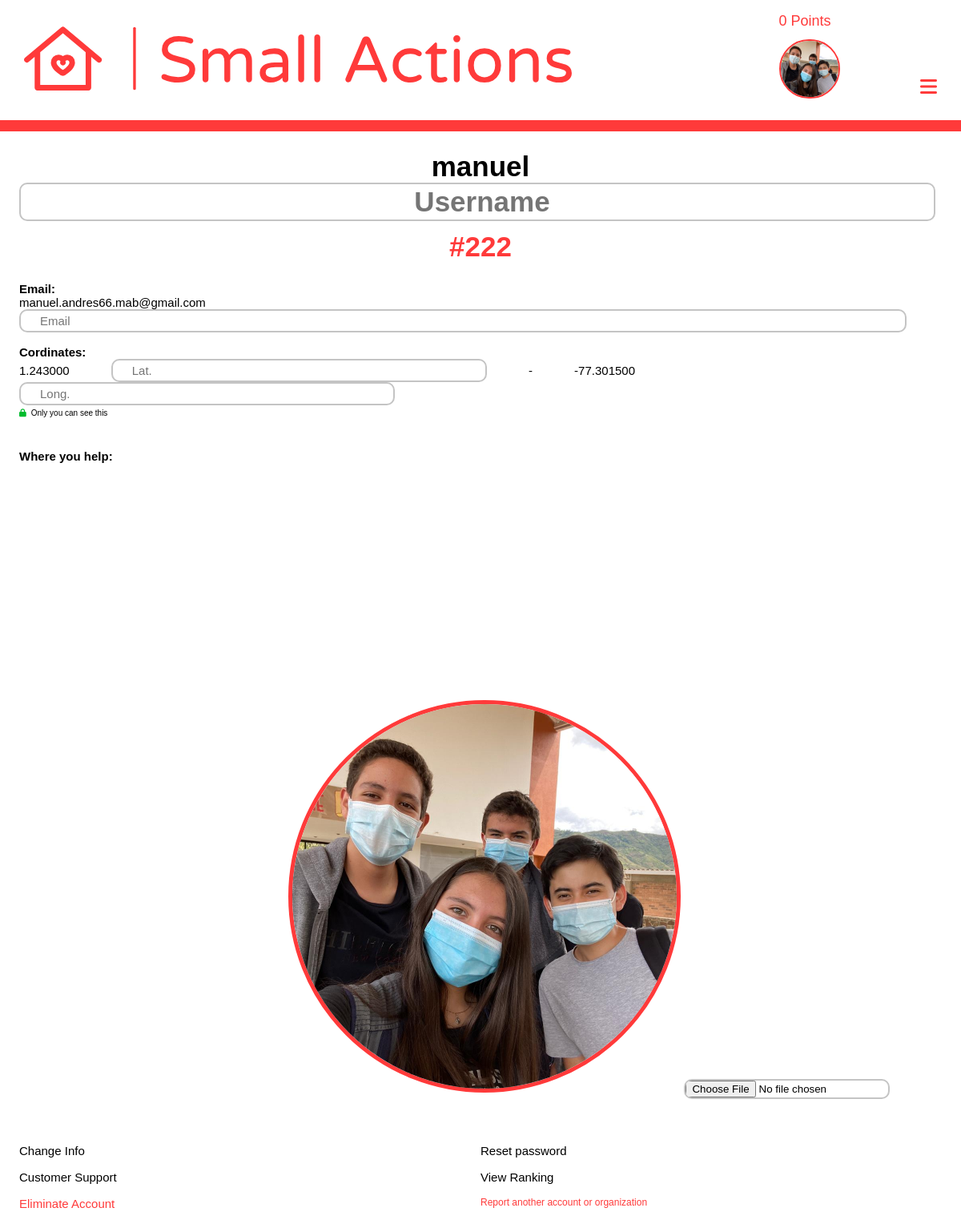
Before: /account/ (signed in) with the older database file.
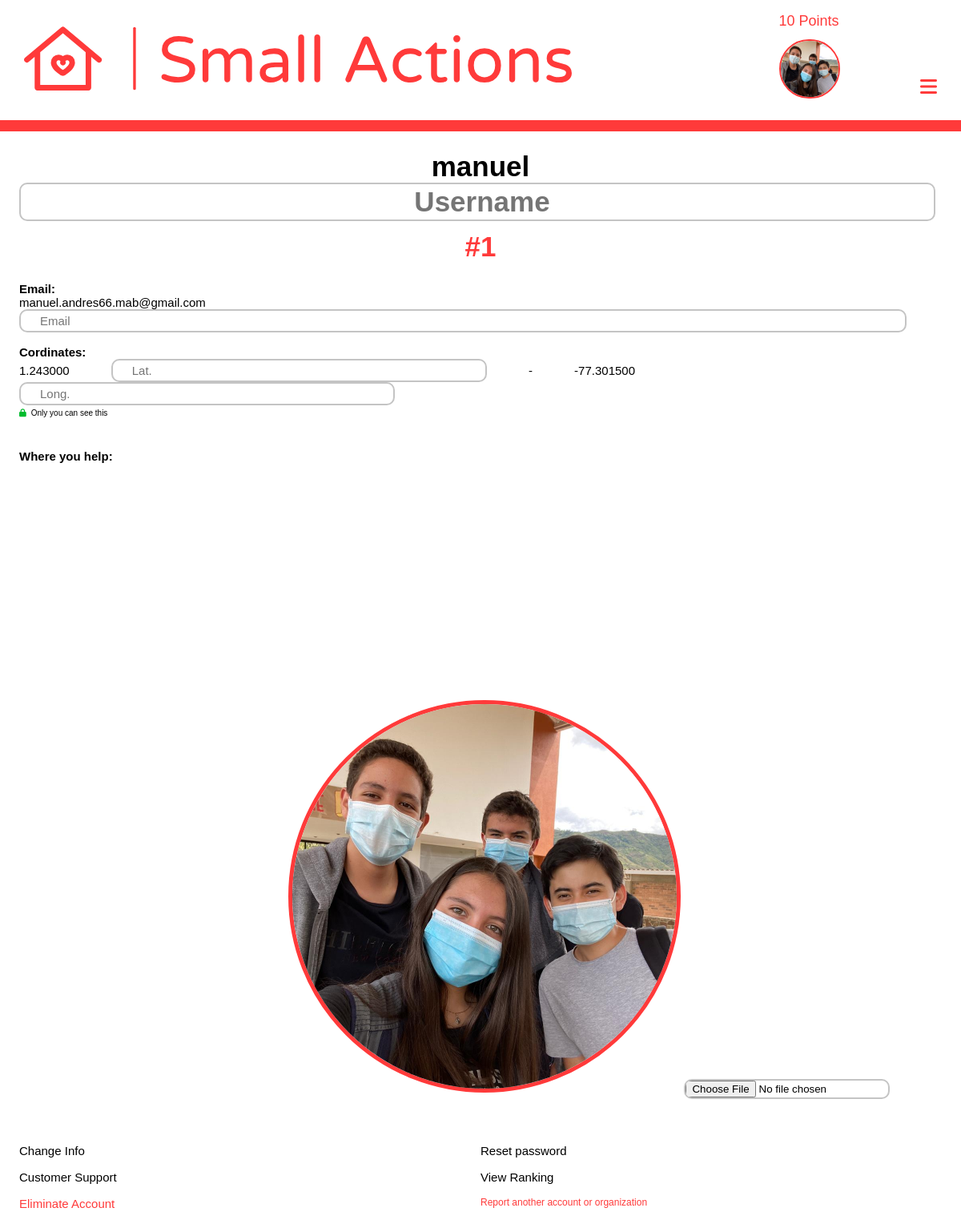
After: the same page with the newer database file.
### login/models.py (models this page shows)
class User(AbstractUser):
    points = models.PositiveIntegerField(default=0)
    photo = models.ImageField(upload_to="people", null=True, blank=True)
    latitude = models.DecimalField(max_digits=8, decimal_places=6, null=True, blank=True)
    longitude = models.DecimalField(max_digits=9, decimal_places=6, null=True, blank=True)
    visited = models.ManyToManyField(Help, related_name="persons_visited", null=True, blank=True)
    can_change = models.BooleanField(null=True, blank=True) #Security
    date_forgot = models.DateTimeField(auto_now_add=True)
    random_string = models.CharField(max_length=20, blank=True, null=True, unique=True)
    dark_mode = models.BooleanField(default=False)

### login/views.py (the view, shortened to what this page needs)
# urls.py: path('', views.account, name='account'),
@login_required(login_url='/account/login')
def account(request):
    user = User.objects.get(username=request.user)
    index = list(User.objects.order_by('-points')).index(user) + 1
    form = ChangeUser()
    ctx = {'user' : user, 'index' : index, 'form' : form}
    return render(request, 'login/account.html', ctx)

### login/forms.py
class ChangeUser(forms.ModelForm):
    username = forms.CharField(max_length=32, widget=forms.TextInput(attrs={'placeholder':'Username'}))
    def __init__(self, *args, **kwargs):
        super().__init__(*args, **kwargs)
        self.fields['email'].widget.attrs.update({'placeholder': 'Email'})
        self.fields['latitude'].widget.attrs.update({'placeholder': 'Lat.'})
        self.fields['longitude'].widget.attrs.update({'placeholder': 'Long.'})
    class Meta:
        model = User
        fields = ('email', 'latitude', 'longitude', 'photo', 'dark_mode')

### templates/login/account.html (shortened to what this page needs)
{% extends 'maps/nav.html' %}
{% load static %}
    {% block head %}
        <link href='https://api.mapbox.com/mapbox-gl-js/v1.12.0/mapbox-gl.css' rel='stylesheet' />
        <link href="{% static 'login/css/account.css' %}" rel="stylesheet">
    {% endblock %}
    {% block content %}
        <form method="POST" enctype="multipart/form-data"> {% csrf_token %}
            <div id='info'>
                <div id="title_container">
                    <h1>{{user.username}}</h1>
                    {{form.username}}
                    <a href="{% url 'ranking' %}"><h2>#{{index}}</h2></a>
                </div>
                <div id="info_info">
                    <div id="email_container">
                        <h3>Email:</h3>
                        <h4>{{user.email}}</h4>
                        {{form.email}}
                    </div>
                    <div>
                        <h5 id="coordinates_title">Cordinates:</h5>
                        <h5 id="cordiantes">
                            <span id="latitude">{{user.latitude}}</span>
                            {{form.latitude}}
                            <span>-</span>
                            <span id="longitude">{{user.longitude}}</span>
                            {{form.longitude}}
                        </h5>
                        <p id="security"><i class="fas fa-lock"></i>Only you can see this</p>
                    </div>
                </div>
                <div>
                    <h6 id="where">Where you help:</h6>
                    <div id="map"></div>
                </div>
            </div>
            <div id="links">
                <div id="img_container">
                    {% if request.user.photo %}
                        <img src="{{request.user.photo.url}}" alt="account" id="account_photo">
                    {% else %}
                        <img src="{% static 'maps/images/logo_small_icon_only_inverted.png' %}" alt="account" id="account_prede">
                    {% endif %}
                    {{form.photo}}
                </div>
                <div id="links_links">
                    <a id="change">Change Info</a>
                    <a href="{% url 'password' 1 %}">Reset password</a>
                    <a>Customer Support</a>
                    <a href="{% url 'ranking' %}">View Ranking</a>
                    <a class="danger" href="{% url 'password' 2 %}">Eliminate Account</a>
                    <a id="report" class="danger">Report another account or organization</a>
                </div>
            </div>
        </form>
    {% endblock %}

### templates/maps/nav.html (shortened to what this page needs)
<!DOCTYPE html>
{% load static %}
<html lang="en">
    <head>
        <link rel="stylesheet" href="{% static 'maps/css/nav.css' %}">
        {% block head %}
        {% endblock %}
    </head>
    <body>
        <header id="all_bar">
            <div id="superior">
                <img src="{% static 'maps/images/logo.svg' %}" id="principal_logo" alt="logo">
                <div id="rigth_superior">
                    {% if request.user.is_authenticated %}
                        <h6>{{request.user.points}} Points</h6>
                        {% if request.user.photo %}
                            <a href="{% url 'account' %}"><img src="{{request.user.photo.url}}" alt="account" id="porfile_photo_nav"></a>
                        {% else %}
                            <a href="{% url 'account' %}"><img src="{% static 'maps/images/logo_small_icon_only_inverted.png' %}" alt="account"></a>
                        {% endif %}
                    {% else %}
                        <a href="{% url 'login' %}"><img src="{% static 'maps/images/logo_small_icon_only_inverted.png' %}" alt="account"></a>
                    {% endif %}
                    <i class="fas fa-bars" id="bars"></i>
                </div>
            </div>
            <div id="inferior">
            </div>
        </header>
        {% block content %}
        {% endblock %}
    </body>
</html>

Changed rows visible on the page:
changed User "manuel": user.points "0" → "10"
Other visible differences:
{{ index }}: "222" → "1"
